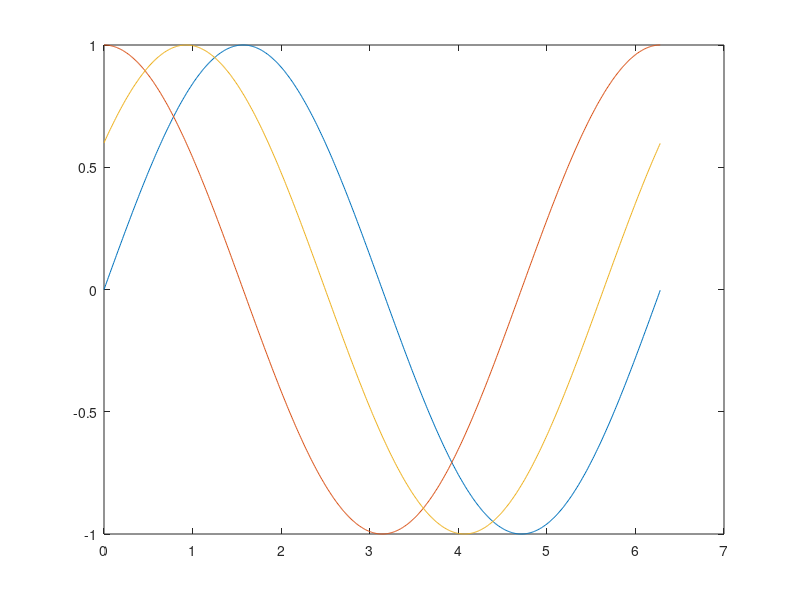

Reproduce this figure in MATLAB.
clear all
close all
clc
t = 0:0.01:2*pi;

x = sin(t);
x2 = cos(t);
x3 = 0.8*x + 0.6*x2; 
% si ambos terminos al cuadrado dan como resultado 1 => misma amplitud que el seno y el coseno

plot(t, x); hold on; plot(t, x2); plot(t, x3); hold off;
